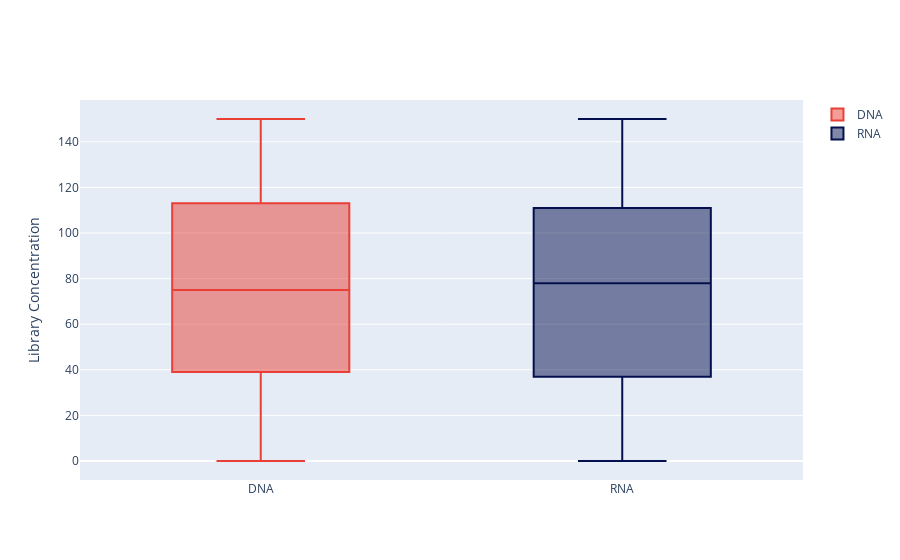

Write notebook code for a chart like this one.
### Code cell
fig = go.Figure()

fig.add_trace(
    go.Box(
        y=df.query("sample_type == 'DNA'")["Library Concentration"], 
        name='DNA',
        marker_color = red_color
    )
)

fig.add_trace(
    go.Box(
        y=df.query("sample_type == 'RNA'")["Library Concentration"], 
        name='RNA',
        marker_color = blue_color
    )
)

fig.update_layout(
    yaxis_title='Library Concentration'
)

fig.show()

### Figure 1 — Plotly figure (JSON) as saved in the notebook; plotly's stock layout.template omitted (floating-point values rounded to 4 significant figures; data arrays with more than 128 entries replaced by an {"elided": "..."} marker saying what was removed)
{"data": [{"marker": {"color": "#E93F36"}, "name": "DNA", "type": "box", "y": {"elided": "1514 int values"}}, {"marker": {"color": "#04104E"}, "name": "RNA", "type": "box", "y": {"elided": "699 int values"}}], "layout": {"yaxis": {"title": {"text": "Library Concentration"}}}}
